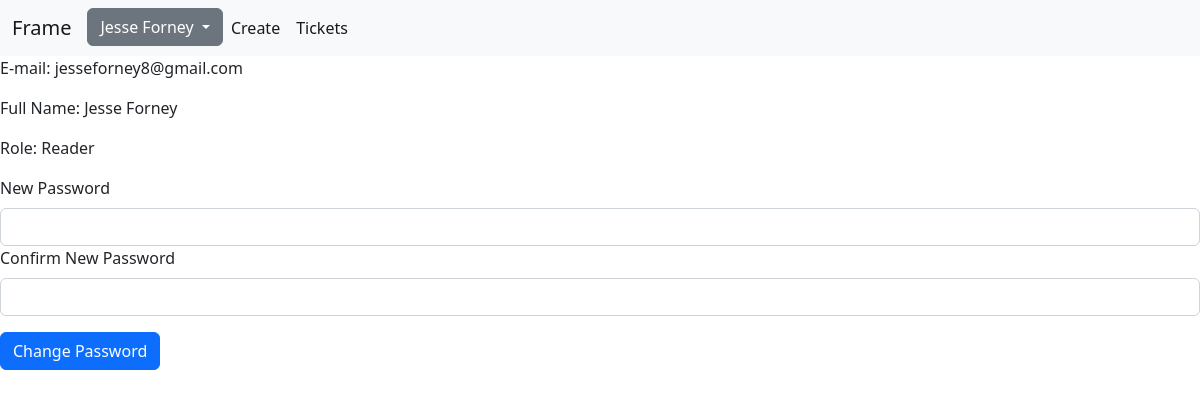
The app's page /settings (signed in), older data.
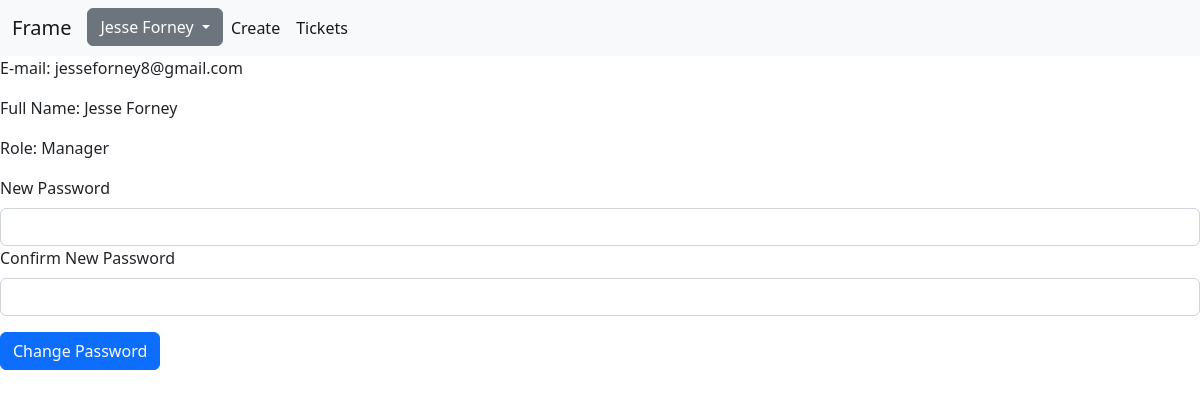
The same page, newer data.
### models.py (models this page shows)
class User(db.Model, UserMixin):
    __tablename__ = 'users'
    id = db.Column(db.Integer, primary_key=True)
    email = db.Column(db.String(50), unique=True)
    firstname = db.Column(db.String(50))
    lastname = db.Column(db.String(50))
    password = db.Column(db.String(50))
    role = db.Column(db.String(50))
    org = db.Column(db.String(20))
    groups = db.relationship("Group", secondary=user_groups, backref="groups")

### auth.py (the view, shortened to what this page needs)
@auth.route("/settings", methods=["POST", "GET"])
@login_required
def settings():
    return render_template("settings.html", user=current_user)

### __init__.py (called while the page is built)
def create_app():
    app = Flask(__name__)
    app.config["SECRET_KEY"] = ";rljshg;rfffss"
    app.config["SQLALCHEMY_DATABASE_URI"] = f"sqlite:///{DB_NAME}"
    db.init_app(app)
    from views import views
    from auth import auth
    app.register_blueprint(views, url_prefix="/")
    app.register_blueprint(auth, url_prefix="/")
    from models import User
    with app.app_context():
        db.create_all()
    login_manager = LoginManager()
    login_manager.login_view = "/login"
    login_manager.init_app(app)
    @login_manager.user_loader
    def load_user(id):
        return User.query.get(int(id))
    return app

### templates/settings.html (shortened to what this page needs)
{% extends "base.html" %}
{% block body %}
<p class="text-start">E-mail: {{ user.email }}</p>
<p class="text-start">Full Name: {{ user.firstname }} {{ user.lastname }}</p>
<p class="text-start">Role: {{ user.role }}</p>
<form method="POST">
    <div class="mb-3">
      <label for="newpassword" class="form-label">New Password</label>
      <input type="newpassword" class="form-control" id="newpassword" name="newpassword">
      <label for="newpassword2" class="form-label">Confirm New Password</label>
      <input type="newpassword2" class="form-control" id="newpassword2" name="newpassword2">
    </div>
    <button type="submit" class="btn btn-primary">Change Password</button>
  </form>
{% endblock %}

### templates/base.html (shortened to what this page needs)
<!DOCTYPE html>
<html lang="en">
<head>
<link href="https://cdn.jsdelivr.net/npm/bootstrap@5.2.3/dist/css/bootstrap.min.css" rel="stylesheet">
</head>
<body>
    <nav class="navbar navbar-expand-lg bg-light">
        <div class="container-fluid">
          <a class="navbar-brand" href="/">Frame</a>
          <div class="collapse navbar-collapse" id="navbarNavAltMarkup">
            <div class="navbar-nav">
                {% if user.is_authenticated %}
                <div class="dropdown">
                  <button class="btn btn-secondary dropdown-toggle" type="button" data-bs-toggle="dropdown" aria-expanded="false">
                    {{user.firstname}} {{user.lastname}}
                  </button>
                  {%if user.org == "" %}
                  <ul class="dropdown-menu">
                  <li><a class="dropdown-item" href="/settings">Settings</a></li>
                    <li><a class="dropdown-item" href="/logout">Logout</a></li>
                  </ul>
                  {%else%}
                </div>
                <a class="nav-link active" aria-current="page" href="/">Create</a>
                <a class="nav-link active" aria-current="page" href="/tickets">Tickets</a>
                  {%endif%}
              {% else %}
              <a class="nav-link active" aria-current="page" href="/sign-up">Signup</a>
              <a class="nav-link active" aria-current="page" href="/login">Login</a>
              {% endif %}
            </div>
          </div>
        </div>
      </nav>
{% block body %}{% endblock %}
</body>
</html>

Row changes from the older to the newer data that the page shows:
changed User "Jesse": role "Reader" → "Manager"
